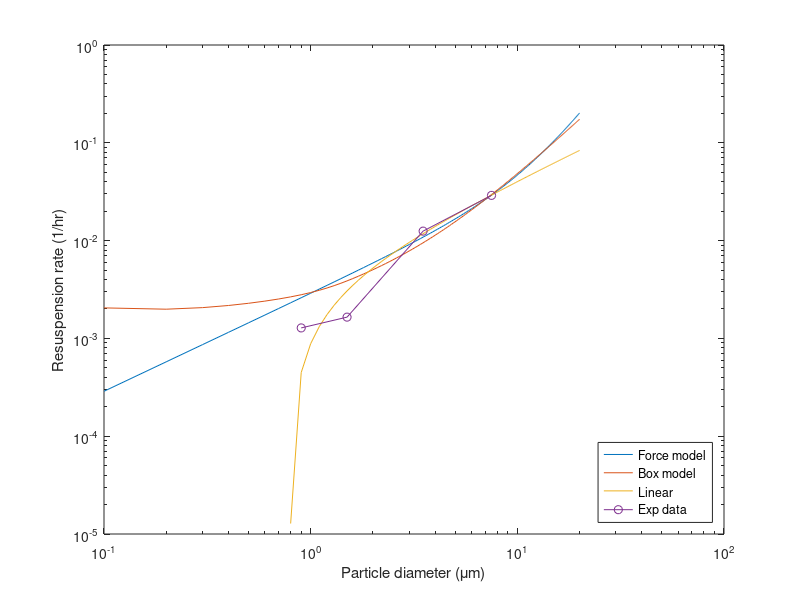

MATLAB code to generate this figure:
clc;
clear all
close all

dp = [0.1:0.1:20]; %diameter
%% Force model (Habchi et al. 2016)

a1 = 5e-9; %fitting coeff.
b1 = -8*10^-7; %fitting coeff.
r1 = a1*dp.^3 - b1*dp;
r1=r1.*3600; %converting to hr-1

%% Box model (Qian and Ferro, 2008)
L = 0.065; %mean free path of air
Cc = 1 + 2*L./dp.*(1.257+0.4*exp(-1.1*dp/(2*L))); %slip correction
 a2 =   6.689e-07; %fitting coeff.
 b2 =   1.133e-07; %fitting coeff.
r2 = a2*sqrt(dp)+b2*dp.^2.*coth(dp.^2.*sqrt(dp));
r2=r2.*3600; %converting to hr-1

%% Linear (Khare & Marr, 2015) 

p1 =    0.004351;
p2 =   -0.003468;  
r3_linear = p1*dp + p2;


%% Experimental data from https://nvlpubs.nist.gov/nistpubs/TechnicalNotes/NIST.TN.1841.pdf. 
%Need to use more exp data to validate above resusp vs. diameter models

d_val=[7.5
3.5
1.5
0.9];

r_val=[0.029
0.0125
0.00165
0.00128];

%% Figures
figure()
loglog(dp,r1)
hold on
plot(dp,r2)
hold on
loglog(dp,r3_linear)
hold on
loglog(d_val,r_val, 'o-')
legend('Force model','Box model','Linear','Exp data','Location','SouthEast')
xlabel('Particle diameter (\mum)')
ylabel('Resuspension rate (1/hr)')